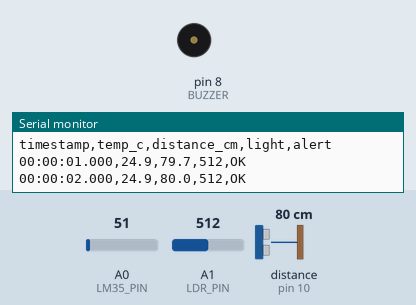
The sketch below on a simulated Arduino Uno, built with avr-gcc and run on an emulated ATmega328P. Parts: buzzer (waves = sounding), the last lines printed to the serial monitor. Wiring (inferred from the names in the program): ultrasonic range finder: trigger pin 9; echo pin 10. The test bench sets the inputs (shaded band); at power-on: distance to the obstacle (sensor on pin 10) 80 cm, A0 (LM35_PIN) = 51, A1 (LDR_PIN) = 512. The echo pulse lasts 58.3 µs per cm.

Above: at 2.8 s.
2.9 s: distance to the obstacle (sensor on pin 10) set to 17 cm
4.4 s: distance to the obstacle (sensor on pin 10) set to 14 cm
At 5.15 s:
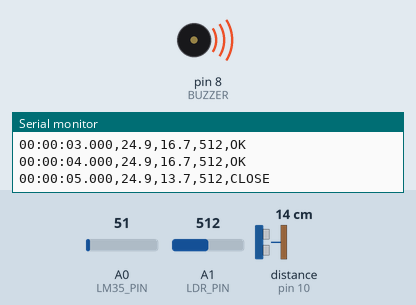
8.6 s: A0 (LM35_PIN) set to 68
12.1 s: A0 (LM35_PIN) set to 76
15.6 s: A1 (LDR_PIN) set to 208
19.1 s: A1 (LDR_PIN) set to 188
Timing chart, 0 to 23.6 s (numbered marks = the images above; inputs shaded):
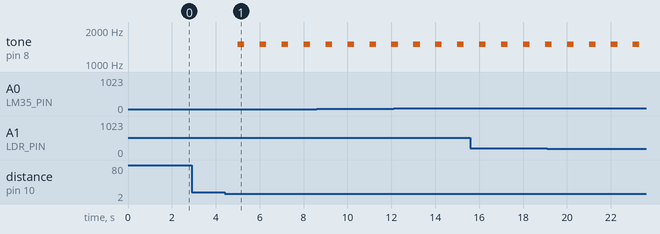

Measured:
- the behaviour switches between 16 and 15 cm on distance to the obstacle (sensor on pin 10) (found by bisection; images 0 and 1)
- after the input at 4.4 s, tone on pin 8 (BUZZER): alternates 1500 Hz for 0.30 s and silent for 0.70 s, starting after 0.60 s

The sketch:

multisensor_logger.ino
```cpp
const int LM35_PIN = A0;
const int LDR_PIN = A1;
const int TRIG = 9;
const int ECHO = 10;
const int BUZZER = 8;

const float TEMP_LIMIT = 35.0;
const float DIST_LIMIT = 15.0;
const int LIGHT_LIMIT = 200;

const unsigned long INTERVAL = 1000;
unsigned long lastLog = 0;

float readTemperature() {
  int raw = analogRead(LM35_PIN);
  return raw * 5.0 / 1023.0 * 100.0;
}

float readDistance() {
  digitalWrite(TRIG, LOW);
  delayMicroseconds(2);
  digitalWrite(TRIG, HIGH);
  delayMicroseconds(10);
  digitalWrite(TRIG, LOW);

  unsigned long duration = pulseIn(ECHO, HIGH, 30000);
  if (duration == 0) return -1;
  return duration * 0.0343 / 2.0;
}

void printTimestamp(unsigned long ms) {
  unsigned long totalSec = ms / 1000;
  unsigned long h = totalSec / 3600;
  unsigned long m = (totalSec % 3600) / 60;
  unsigned long s = totalSec % 60;
  unsigned long msPart = ms % 1000;
  char buf[16];
  snprintf(buf, sizeof(buf), "%02lu:%02lu:%02lu.%03lu", h, m, s, msPart);
  Serial.print(buf);
}

void setup() {
  pinMode(TRIG, OUTPUT);
  pinMode(ECHO, INPUT);
  pinMode(BUZZER, OUTPUT);
  Serial.begin(9600);
  Serial.println("timestamp,temp_c,distance_cm,light,alert");
}

void loop() {
  unsigned long now = millis();
  if (now - lastLog < INTERVAL) return;
  lastLog = now;

  float tempC = readTemperature();
  float distance = readDistance();
  int light = analogRead(LDR_PIN);

  bool hot = tempC > TEMP_LIMIT;
  bool close = distance > 0 && distance < DIST_LIMIT;
  bool dark = light < LIGHT_LIMIT;
  bool alert = hot || close || dark;

  printTimestamp(now);
  Serial.print(",");
  Serial.print(tempC, 1);
  Serial.print(",");
  Serial.print(distance, 1);
  Serial.print(",");
  Serial.print(light);
  Serial.print(",");
  if (hot) Serial.print("HOT ");
  if (close) Serial.print("CLOSE ");
  if (dark) Serial.print("DARK");
  if (!alert) Serial.print("OK");
  Serial.println();

  if (alert) {
    tone(BUZZER, 1500, 300);
  }
}
```
